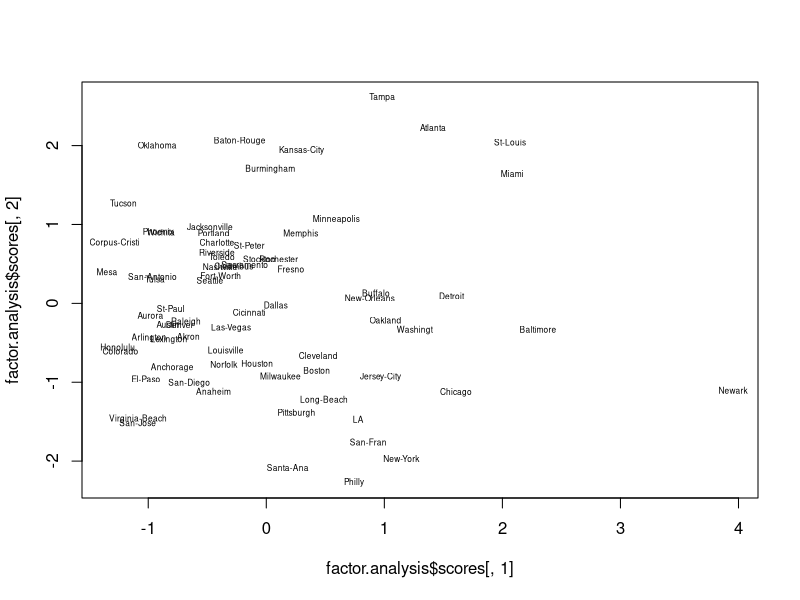

Generate this figure with R:

##### Factor Analysis #######
sub <- read.table("spearman.txt")
# 只有correlation matrix，因為標準化之後correlation = covariance
sub

#### one factor #####
spearman.mle<-factanal(covmat=as.matrix(sub),factors=1,n.obs = 33)
# n=33 要給他觀測值的數量，才能做likelihood ratio test
spearman.mle
# 說只要一個factor就夠，但通常不會只用一個來解釋
1-spearman.mle$uniq #可被解釋的部分
# 最後兩個解釋得較不好

#### two factor #####
spearman.mle2<-factanal(covmat=as.matrix(sub),factors=2,n.obs=33)
spearman.mle2
1-spearman.mle2$uniq
# 最後一個解釋得較不好，有重複解釋的部分


# where 3 is the maximum number of factors for fitting the model
m=6
k=3
df = m*(m+1)/2-(m*k+m-k*(k-1)/2)
# m is the number of variables and k the number of factors.

##### promax ##### 用non-orthogonal rotation
spearman.mle3<-factanal(covmat=as.matrix(sub),factors=2,rotation="promax",n.obs=33)
spearman.mle3
1-spearman.mle3$uniq

help("factanal")


# In case the input x is a data matrix, you can request factor scores as follows:

x <- read.table("citycrime.txt")
factor.analysis <- factanal(x,factors=2,scores="Bartlett")
plot(factor.analysis$scores[,1],factor.analysis$scores[,2], type = "n")
text(factor.analysis$scores[,1],factor.analysis$scores[,2],row.names(x), cex = 0.5) 
factor.analysis









